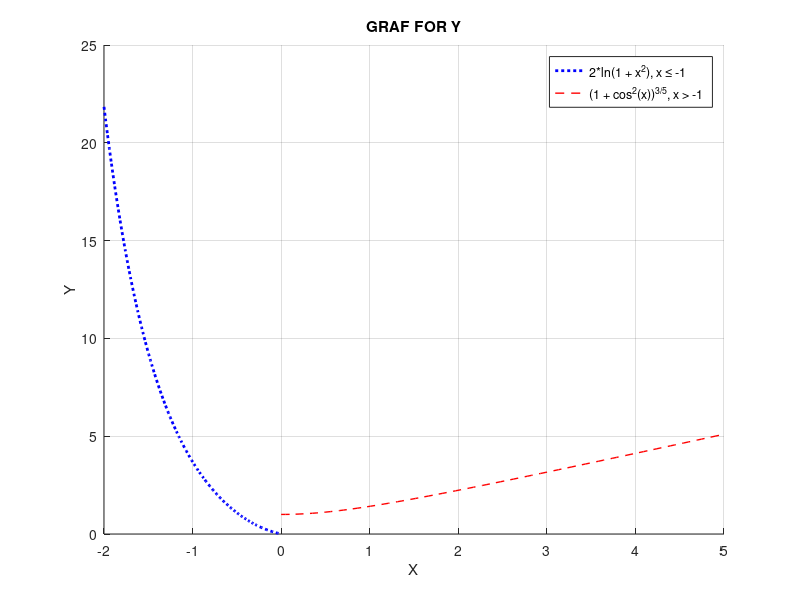

The MATLAB source for this figure:
x1 = linspace(-2, 0);
x2 = linspace(0, 5); 
y = zeros(size(x1));
ye = zeros(size(x2));

for i=1:length(x1)
    y(i)=exp(-2*x1(i))*abs(x1(i))/(1+x1(i)^2);
end
for j=1:length(x2)
    ye(j)=(1+x2(j)^2)^(1/2);
end

figure;
hold on;
plot(x1,y,'b','LineStyle',':','LineWidth',2);
plot(x2,ye,'r','LineStyle','--','LineWidth',1);
hold off;

title('GRAF FOR Y');
xlabel('X');
ylabel('Y');
legend('2*ln(1 + x^2), x \leq -1', '(1 + cos^2(x))^{3/5}, x > -1');
grid on;